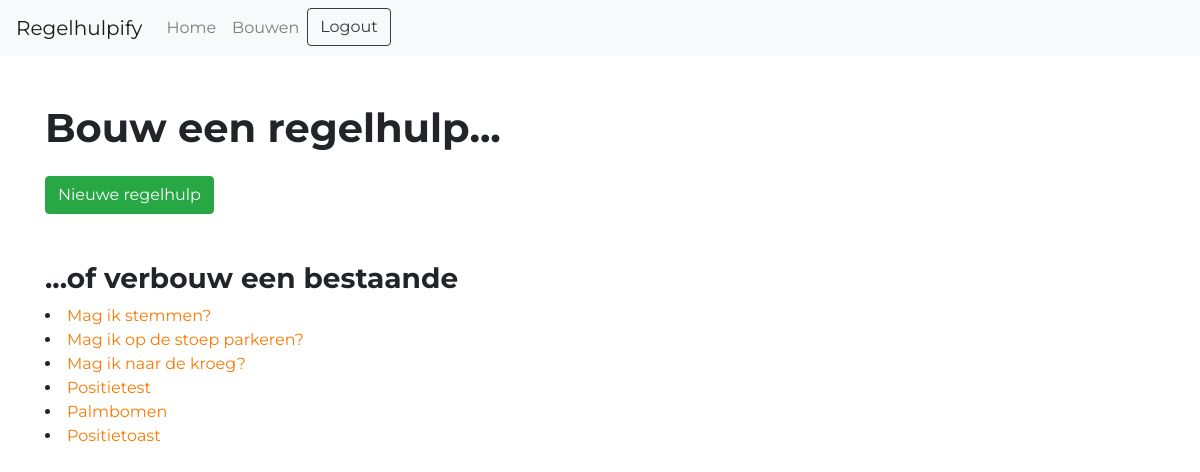
The app's page /builder/ (signed in), older data.
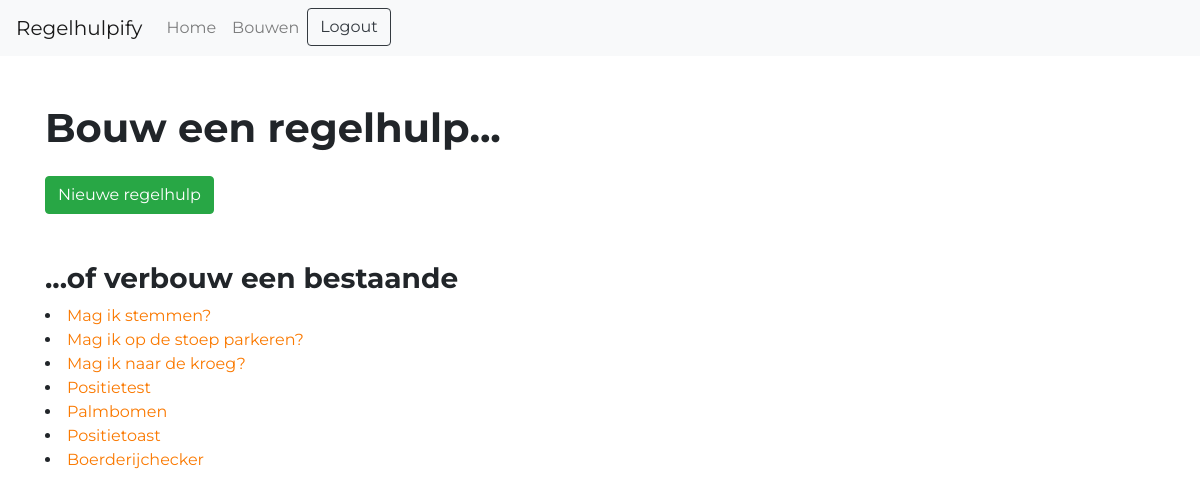
The same page, newer data.
### regelhulpify/models.py (models this page shows, shortened)
class Tool(models.Model):
    owner = models.ForeignKey(User, on_delete=models.SET_DEFAULT, default=1)
    name = models.CharField(max_length=128, unique=True)
    desc = models.CharField(max_length=1024)
    img = models.URLField(max_length=1024, null=True, blank=True)
    shorturl = models.SlugField(max_length=64, unique=True, null=True, blank=True)

### regelhulpify/views.py (the view)
# urls.py: path("builder/", views.builder, name="builder"),
@login_required
def builder(request):
    context = {'tools': Tool.objects.all()}
    return render(request, 'regelhulpify/builder.html', context)

### regelhulpify/context_processors.py (called while the page is built)
def login_form(request):
    return {
        'login_form': AuthenticationForm()
    }

### regelhulpify/templates/regelhulpify/builder.html
{% extends 'regelhulpify/base.html' %}
{% block content %}
    <h1 class="">Bouw een regelhulp...</h1>
    <a href="{% url 'newtool' %}" class="btn btn-success mt-3">Nieuwe regelhulp</a>
    <h3 class="mt-5">...of verbouw een bestaande</h3>
    <div>
        {% for tool in tools %}
        <li>
            <a href="{% url 'builder_tool' tool.id %}" >{{ tool.name }}</a>
        </li>
        {% endfor %}
    </div>
{% endblock %}

### regelhulpify/templates/regelhulpify/base.html (shortened to what this page needs)
{% load static %}
<html>
    <head>
        <link rel="stylesheet" href="{% static 'css/custom.css' %}">
    </head>
    <body>
        <nav class="navbar navbar-expand-lg navbar-light bg-light">
            <a class="navbar-brand" href="{% url 'home' %}">Regelhulpify</a>
            <div class="collapse navbar-collapse" id="navbarSupportedContent">
                <ul class="navbar-nav mr-auto">
                    <li class="nav-item">
                        <a class="nav-link" href="{% url 'home' %}">Home</a>
                    </li>
                    {% if user.is_authenticated %}
                    <li class="nav-item">
                        <a class="nav-link" href="{% url 'builder' %}">Bouwen</a>
                    </li>
                    {% endif %}
                    <li class="nav-item dropdown order-1">
                        {% if user.is_authenticated %}
                    <a class="btn btn-outline-dark" href="{% url 'logout' %}"> Logout</a>
                      {% endif %}
                  </li>
                </ul>
            </div>
        </nav>
        <div class="content container mt-5 pb-5">
            <div class="row">
                <div class="col-md-8">
                    {% block content %}
                    {% endblock %}
                </div>
            </div>
        </div>
    </body>
</html>

Row changes from the older to the newer data that the page shows:
added Tool: name "Boerderijchecker"
